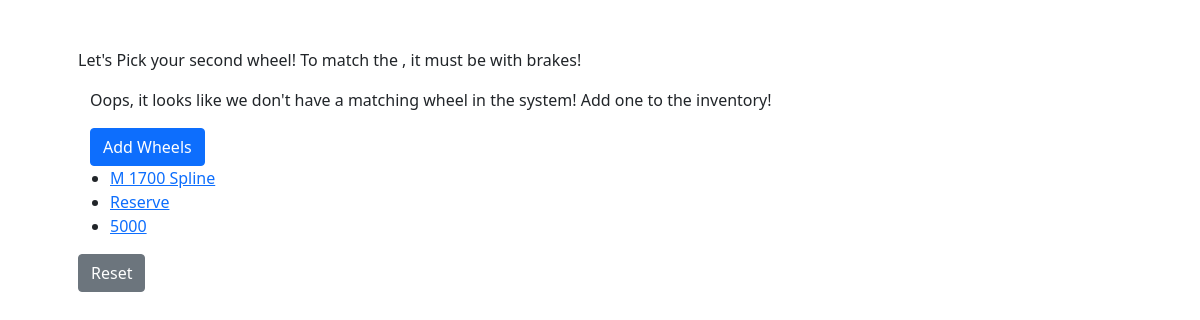
Page /rearwheels/ on the earlier database version.
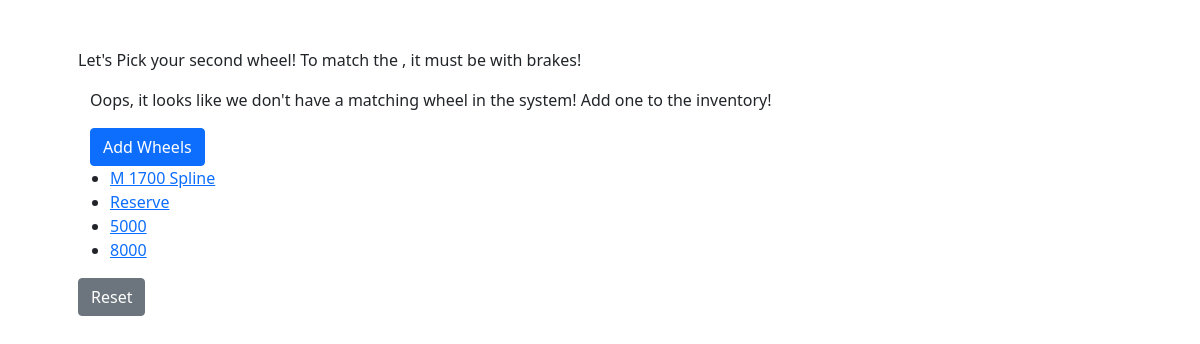
Same page on the later database version.
### dBase/models.py (models this page shows, shortened)
class Wheels(models.Model):
    manufacturer = models.CharField(max_length=20)
    wheel_model = models.CharField(max_length=20)
    size = models.DecimalField(max_digits=4, decimal_places=1, choices=((29, "29"), (700, "700"), (27.5, "27.5")))
    brakes = models.CharField(max_length=20, choices=(("disc", "Disc"), ("rim", "Rim")))
    front = models.BooleanField(default=True)
    back = models.BooleanField(default=True)

### dBase/views.py (the view)
# urls.py: path('rearwheels/', views.back_wheels, name='rearwheels'),
def back_wheels(request):
	wheels = Wheels.objects.filter(back=True)
	context = {
		'type' : 'rear',
		'wheels' : wheels
	}
	return render(request, 'dBase/bike.html', context)

### dBase/templates/dBase/bike.html (shortened to what this page needs)
<!DOCTYPE html>
<html>
  <head>
    <link href="https://cdn.jsdelivr.net/npm/bootstrap@5.0.0-beta3/dist/css/bootstrap.min.css" rel="stylesheet">
  </head>
  <body>
    <div class="container p-5">
      {% if bike %}
      <p>You chose the {{bike.bike_model}}!  It needs {{bike.wheel_size}} wheels with {{bike.brakes_mounts}} brakes!</p>
        {% if frontwheel %}
          <p>With a {{frontwheel.wheel_model}} in the front</p>
          <p>Now Pick a back wheel</p>
        {% elif backwheel %}
          <p>With a {{backwheel.wheel_model}} in the back</p>
          <p>Now pick a front wheel</p>
        {% else %}
          <p>Now, choose yourself some wheels</p>
        {% endif %}
      {% else %}
        <p>Let's Pick your second wheel!  To match the {{wheel.manufacturer}} {{wheel.wheel_model}}, it must be {{wheel.size}} with {{wheel.brakes}} brakes!</p>
      {% endif %}
      <div class="container">
        <div class="row">
          {% if wheelset %}
          {% elif front %}
          {% elif back %}
          {% else %}
            <p>Oops, it looks like we don't have a matching wheel in the system!  Add one to the inventory!</p>
            <a href="/admin/dBase/wheels/add/">
              <button class="btn btn-primary">Add Wheels</button>
            </a>
          {% endif %}
        </div>
      </div>
      <ul>
          {% for wheel in wheels%}
            <li>
              {% if bike %}
              <a href="wheels/{{wheel.id}}/">{{wheel.wheel_model}}</a>
              {% else %}
              <a href="{% url 'wheel'  wheel.id %}">{{wheel.wheel_model}}</a>
              {% endif %}
            </li>
          {% endfor %}
          </ul>
          <a href='/dBase/'>
            <button class="btn btn-secondary">Reset</button>
          </a>
    </div>
  </body>
</html>

Differences in the rows shown:
added Wheels: wheel_model "8000"
